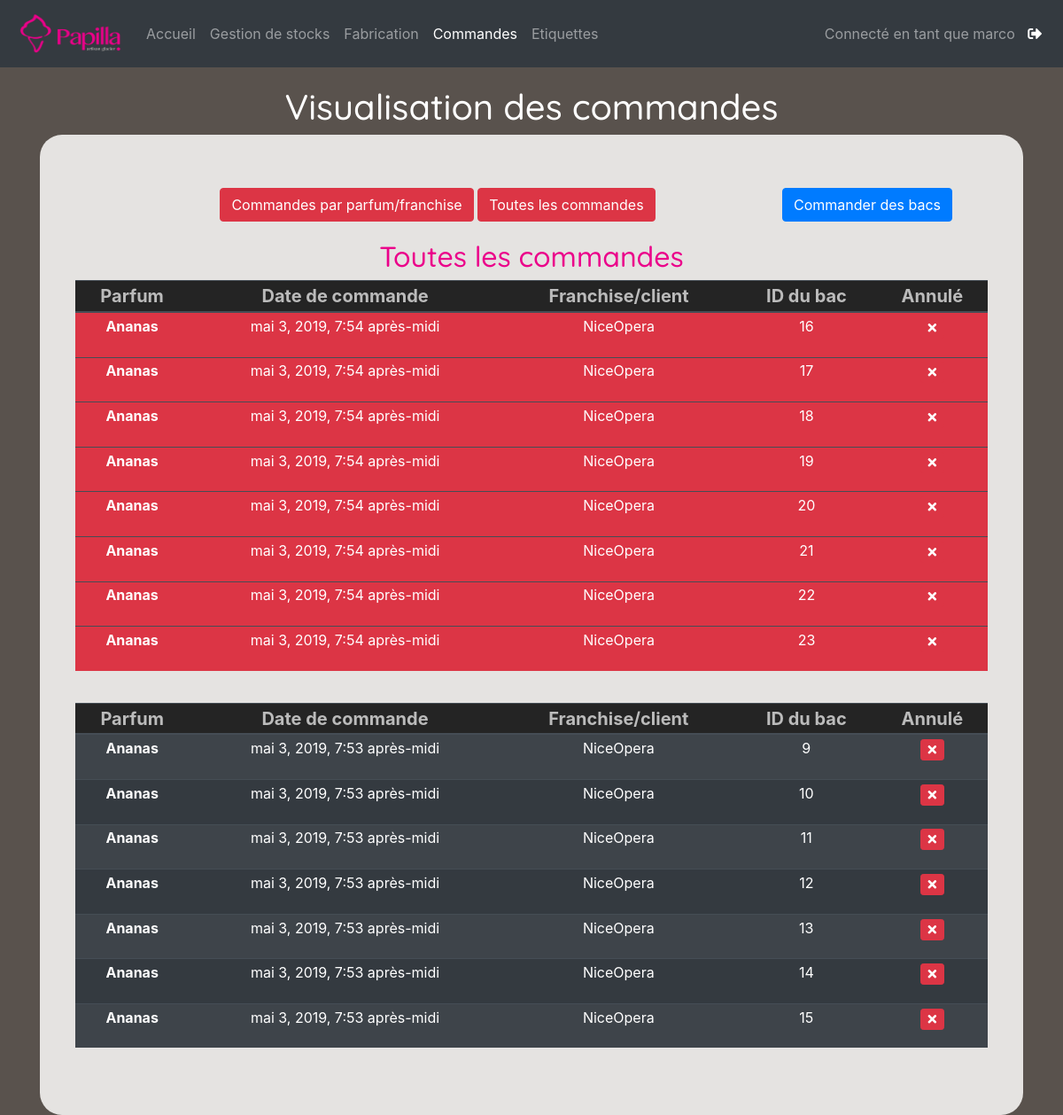
The app's page /commandes (signed in) with its own data.
### Stock/models.py (models this page shows, shortened)
class Parfum(models.Model):
    parfum_text = models.CharField(max_length=50)
    sorbet = models.BooleanField(default=False)
    def __str__(self):
        return self.parfum_text

class Glace(models.Model):
    parfum_text = models.CharField(max_length=50)
    parfum_id = models.IntegerField(default=0)
    poids = models.FloatField(default=0)
    date_prod = models.DateField('date de production')
    date_dlc = models.DateField('date limite de consommation', default=timezone.now)
    no_lot = models.CharField(max_length=50)
    status = models.CharField(max_length = 20, default = "Disponible")
    franchise_name = models.CharField(max_length = 100, default = "None")
    commande_time = models.DateTimeField(default=timezone.now)

### Stock/views.py (the view, shortened to what this page needs)
# urls.py: path('commandes', views.commandes, name='commandes'),
@user_passes_test(lambda u: u.is_superuser)
@csrf_protect
def commandes(request):
    form2 = OrderForm(questions= Parfum.objects.all().filter(sorbet=True).order_by('parfum_text'))
    form2b = OrderForm(questions= Parfum.objects.all().filter(sorbet=False).order_by('parfum_text'))
    form3 = AuthForm()
    parfum_BDD = Parfum.objects.all()
    glace_BDD = Glace.objects
    franchise_BDD = User.objects.filter(groups__name='Franchises')
    context = {
        'glace_BDD' : glace_BDD.order_by('parfum_text','commande_time'),
        'parfum_BDD' : parfum_BDD.order_by('parfum_text'),
        'franchise_BDD' : franchise_BDD,
        'form2': form2,
        'form2b': form2b,
        'form3': form3,
    }
    return render(request, 'Stock/commandes.html', context)

### Stock/templatetags/extra.py (called while the page is built)
@register.filter
def in_category(things, category):
    return things.filter(parfum_id=int(category))

@register.filter
def in_category2_dispo(things, category):
    return things.filter(parfum_text=category, status = 'Disponible').count()

@register.filter
def count_todo2(things,category):
    return things.filter(parfum_id=int(category), status='Todo').count()

@register.simple_tag
def count_ordered_by_franchise(things,category,franchise):
    return things.filter(parfum_id=int(category), franchise_name=franchise).exclude(status = 'Disponible').count()

@register.filter
def count_command(things,category):
    return things.filter(parfum_id=int(category)).exclude(status = 'Disponible').count()

@register.filter
def extract_order_date(things):
    order_list=[]
    for g in things.exclude(status='Disponible'):
        order_list.append(g.commande_time.strftime("%Y-%m-%d %H:%M:%S"))
    order_list=list(set(order_list))
    return order_list

@register.filter
def date_formater(date):
    return date.strftime("%Y-%m-%d %H:%M:%S")

### Stock/templates/Stock/commandes.html (shortened to what this page needs)
<html>
{% load extra %}
{% load static %}
<link rel="stylesheet" href="https://stackpath.bootstrapcdn.com/bootstrap/4.2.1/css/bootstrap.min.css"
>
<link rel="stylesheet" type="text/css" href="{% static 'Stock/style.css' %}">
<link rel="stylesheet" href="https://use.fontawesome.com/releases/v5.6.3/css/all.css"
>
<header>
  <nav class="navbar fixed-top navbar-expand-lg navbar-dark bg-dark">
    <a class="navbar-brand" href="#"><img src="/static/images/transpa.png" width="125" height="50" alt=""></a>
    <div class="collapse navbar-collapse" id="navbarText">
      <ul class="navbar-nav mr-auto">
        <li class="nav-item">
          <a class="nav-link" href="/accueil">Accueil</a>
        </li>
        <li class="nav-item">
          <a class="nav-link" href="/stocks">Gestion de stocks</a>
        </li>
        <li class="nav-item">
          <a class="nav-link" href="/fabrication">Fabrication</a>
        </li>
        <li class="nav-item active">
          <a class="nav-link" href="/commandes">Commandes<span class="sr-only">(current)</span></a>
        </li>
        <li class="nav-item">
          <a class="nav-link" href="/etiquettes">Etiquettes</a>
        </li>
      </ul>
      <div class="navbar-nav ml-auto p-2">
        {% if user.is_authenticated %}
        <span class="navbar-text">
          Connecté en tant que {{ user.username }}
          <a class="logout-ic" href="{% url 'logout' %}" style="padding-left:10px">
            <i class="fas fa-sign-out-alt" style="color:white"></i>
          </a>
        </span>
        {% endif %}
      </div>
    </div>
  </nav>
</header>
<body>
  <section class="container">
    <h1 style="text-align:center; color:white; font-family: 'Quicksand', sans-serif; padding-top:20px;"> Visualisation
      des commandes</h1>
    <section class="container" style="background-color:rgb(229,227,225); border-radius:25px; padding: 40px">
      <div id="myGroup">
        <div style="text-align:center; margin : 20px">
          <button class="btn btn-danger dropdown" data-toggle="collapse" data-target="#comparf">
            Commandes par parfum/franchise </button>
          <button class="btn btn-danger dropdown" data-toggle="collapse" data-target="#total">
            Toutes les commandes </button>
            <button type="button" class="btn btn-primary" data-toggle="modal" data-target="#commandModal"
          data-whatever="@getbootstrap" style="float:right;margin-right:20px;">Commander des bacs</button>
        </div>
        <div class="accordion-group">
          <div class="collapse indent show" id="total" data-parent="#myGroup">
            <h2 style="text-align:center; font-family: 'Quicksand', sans-serif; color : #EB008A">Toutes les commandes
            </h2>
            {% for d in glace_BDD|extract_order_date %}
            <div style="padding-bottom:20px">
              <table class="table table-sm table-dark table-striped">
                <thead>
                  <tr>
                    <th scope="col" class="tabHeaderStyle">Parfum</th>
                    <th scope="col" class="tabHeaderStyle">Date de commande</th>
                    <th scope="col" class="tabHeaderStyle">Franchise/client</th>
                    <th scope="col" class="tabHeaderStyle">ID du bac</th>
                    <th scope="col" class="tabHeaderStyle">Annulé</th>
                  </tr>
                </thead>
                <tbody>
                  {% for parfum in parfum_BDD %}
                  {% for g in glace_BDD|in_category:parfum.id %}
                  {% if g.status == 'Todo' or g.status == 'Ordered' %}
                  {% if g.commande_time|date_formater == d %}
                  <tr {% if g.status == 'Todo'%} class='bg-danger' {% endif %}>
                    <th style="text-align:center" scope="row">{{parfum.parfum_text}}</th>
                    <td style="text-align:center">{{ g.commande_time }}</td>
                    <td style="text-align:center">{{ g.franchise_name }}</td>
                    <td style="text-align:center">{{ g.id }}</td>
                    <td style="text-align:center">
                        <form action="{% url 'delete_order' g.id %}" method="post">
                          <button type="submit" class="btn btn-danger btn-sm" onClick="window.location.reload()"><i
                              class="fas fa-times"></i></button>
                        </form>
                      </td>
                  </tr>
                  {% endif %}
                  {% endif %}
                  {% endfor %}
                  {% endfor %}
                </tbody>
              </table>
            </div>
            {% endfor %}
          </div>
        </div>
      </div>
    </section>
  </section>
</body>
</html>

### Stock/static/Stock/style.css (style rules this page uses)
html { scroll-behavior: smooth; }
body { margin-top:76px; background-color:rgb(89,82,77); }
.tabHeaderStyle { color:rgb(187, 187, 187); font-size : 20px; background-color: rgb(36, 36, 36); vertical-align : middle; text-align: center; }

### records on screen
Parfum: parfum_text "Ananas"
Glace: commande_time "mai 3, 2019, 7:54 après-midi", franchise_name "NiceOpera", id "16"
Glace: commande_time "mai 3, 2019, 7:54 après-midi", franchise_name "NiceOpera", id "17"
Glace: commande_time "mai 3, 2019, 7:54 après-midi", franchise_name "NiceOpera", id "18"
Glace: commande_time "mai 3, 2019, 7:54 après-midi", franchise_name "NiceOpera", id "19"
Glace: commande_time "mai 3, 2019, 7:54 après-midi", franchise_name "NiceOpera", id "20"
Glace: commande_time "mai 3, 2019, 7:54 après-midi", franchise_name "NiceOpera", id "21"
Glace: commande_time "mai 3, 2019, 7:54 après-midi", franchise_name "NiceOpera", id "22"
Glace: commande_time "mai 3, 2019, 7:54 après-midi", franchise_name "NiceOpera", id "23"
Glace: commande_time "mai 3, 2019, 7:53 après-midi", franchise_name "NiceOpera", id "9"
Glace: commande_time "mai 3, 2019, 7:53 après-midi", franchise_name "NiceOpera", id "10"
Glace: commande_time "mai 3, 2019, 7:53 après-midi", franchise_name "NiceOpera", id "11"
Glace: commande_time "mai 3, 2019, 7:53 après-midi", franchise_name "NiceOpera", id "12"
Glace: commande_time "mai 3, 2019, 7:53 après-midi", franchise_name "NiceOpera", id "13"
Glace: commande_time "mai 3, 2019, 7:53 après-midi", franchise_name "NiceOpera", id "14"
Glace: commande_time "mai 3, 2019, 7:53 après-midi", franchise_name "NiceOpera", id "15"

### other values on screen
{{ user.username }} "marco"
